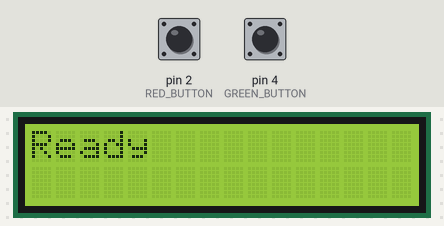
This sketch was run on a simulated Arduino Uno, built with avr-gcc and run on an emulated ATmega328P. Parts: 16×2 character LCD. The inputs (shaded band) are chosen by the test bench; at power-on: pin 4 (GREEN_BUTTON) HIGH, pin 2 (RED_BUTTON) HIGH.

Above: at 1.2 s.
1.3 s: pin 4 (GREEN_BUTTON) pulled LOW for 0.15 s
At 2.5 s:
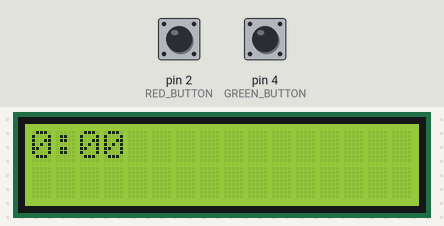
4.4 s: pin 2 (RED_BUTTON) pulled LOW for 0.15 s
At 4.8 s:
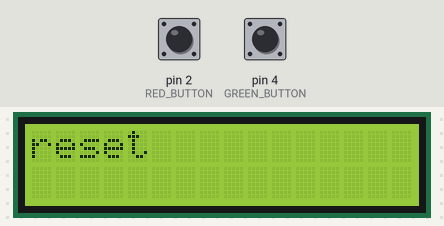
6.5 s: pin 4 (GREEN_BUTTON) pulled LOW for 1 s
At 6.76 s:
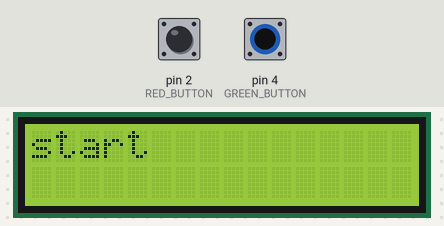
10.5 s: pin 4 (GREEN_BUTTON) pulled LOW for 0.15 s
At 10.9 s:
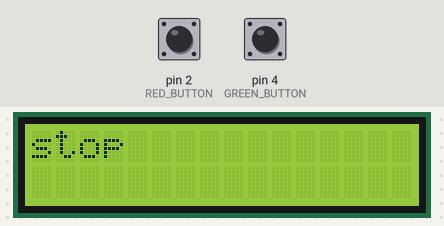
Timing chart, 0 to 13.5 s (numbered marks = the images above; inputs shaded):
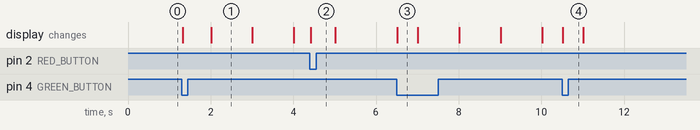

Measured:
- after the input at 1.3 s, the display: first changes at once (image 1 shows a later state)
- after the input at 4.4 s, the display: changes at once (image 2)
- after the input at 6.5 s, the display: changes at once (image 3)
- after the input at 10.5 s, the display: changes at once (image 4)
- what the display in image 1 shows lasts 1.0 s, from 2.0 s to 3.0 s
- what the display in image 3 shows lasts 0.5 s, from 6.5 s to 7.0 s

The sketch:

L02_03.ino
```cpp
// Napisz program, który będzie działał jako stoper elektroniczny,
// podając czas na wyświetlaczu LCD. Klawisz zielony uruchamia
// i zatrzymuje stoper. Klawisz czerwony zatrzymuje stoper jeśli działał,
// i resetuje wartość czasu do wartości 0. Precyzja pomiaru
// to 1 sekunda.

// na rzecz symulatora:
#include <LiquidCrystal_I2C.h>
LiquidCrystal_I2C lcd(0x27,16,2);

#define RED_BUTTON 2
#define GREEN_BUTTON 4
#define DEBOUNCE_BUTTON 10UL
#define DEBOUNCE_DISPLAY 1000UL

unsigned long last_time_break = 0UL;
unsigned long previous_time_sum = 0UL;
bool isTimerRunning = false;

void initButtons()
{
    pinMode(RED_BUTTON, INPUT_PULLUP);
    pinMode(GREEN_BUTTON, INPUT_PULLUP);
}

void initLCD()
{
  lcd.init();
  lcd.clear();
  lcd.backlight();
}

bool isButtonPressedTemplate(int button, int& debounced_button_state,
int& previous_reading, unsigned long& last_change_time)
{
    bool isPressed = false;

    int current_reading = digitalRead(button);

    if (previous_reading != current_reading)
    {
        last_change_time = millis();
    }

    if (millis() - last_change_time > DEBOUNCE_BUTTON)
    {
        if (current_reading != debounced_button_state)
        {
            if (debounced_button_state == HIGH && current_reading == LOW)
            {
                isPressed = true;
            }
            debounced_button_state = current_reading;
        }
    }

    previous_reading = current_reading;

    return isPressed;
}


bool isGreenButtonPressed() {
    static int debounced_button_state = HIGH;
    static int previous_reading = HIGH;
    static unsigned long last_change_time = 0UL;
    return isButtonPressedTemplate(GREEN_BUTTON, debounced_button_state,
    previous_reading, last_change_time);
}

bool isRedButtonPressed() {
    static int debounced_button_state = HIGH;
    static int previous_reading = HIGH;
    static unsigned long last_change_time = 0UL;
    return isButtonPressedTemplate(RED_BUTTON, debounced_button_state,
    previous_reading, last_change_time);
}

bool isButtonReliesedTemplate(int button, int& debounced_button_state,
int& previous_reading, unsigned long& last_change_time)
{
    bool isReliesed = false;

    int current_reading = digitalRead(button);

    if (previous_reading != current_reading)
    {
        last_change_time = millis();
    }

    if (millis() - last_change_time > DEBOUNCE_BUTTON)
    {
        if (current_reading != debounced_button_state)
        {
            if (debounced_button_state == LOW && current_reading == HIGH)
            {
                isReliesed = true;
            }
            debounced_button_state = current_reading;
        }
    }

    previous_reading = current_reading;

    return isReliesed;
}


bool isGreenButtonReliesed() {
    static int debounced_button_state = LOW;
    static int previous_reading = LOW;
    static unsigned long last_change_time = 0UL;
    return isButtonReliesedTemplate(GREEN_BUTTON, debounced_button_state,
    previous_reading, last_change_time);
}

bool isRedButtonReliesed() {
    static int debounced_button_state = LOW;
    static int previous_reading = LOW;
    static unsigned long last_change_time = 0UL;
    return isButtonReliesedTemplate(RED_BUTTON, debounced_button_state,
    previous_reading, last_change_time);
}


void setup() {
    initButtons();
    initLCD();
    lcd.clear();
    lcd.setCursor(0,0);
    lcd.print("Ready");
}

void displayString(String str_val) {
    lcd.clear();
    lcd.setCursor(0,0);
    lcd.print(str_val);
}

void displayValue(unsigned long current_time) {
  static unsigned long last_displayed = 0UL;
  if (last_displayed != current_time) {
    lcd.clear();
    lcd.setCursor(0,0);
    int secs = current_time/1000;
    int mins = secs/60;
    secs = secs - 60*mins;
    lcd.print(mins);
    lcd.print(":");
    if (secs < 10) {
      lcd.print(0);
    }
    lcd.print(secs);
    last_displayed = current_time;
  }

}

void displayUpdatedTime() {
  static unsigned long temp_measurement = 0UL;
  if (millis() - temp_measurement > DEBOUNCE_DISPLAY) {
    temp_measurement = millis();
    if (isTimerRunning) {
      displayValue(millis() - last_time_break + previous_time_sum);
    }
    else {
      displayValue(previous_time_sum);
    }
  }
}

void startTimer() {
  last_time_break = millis();
  isTimerRunning = true;
}

void stopTimer() {
  unsigned long last_measurement = millis() - last_time_break;
  previous_time_sum += last_measurement;
  isTimerRunning = false;
}

void resetTimer() {
  isTimerRunning = false;
  previous_time_sum = 0UL;
}

void loop() {
  static bool wasGreenReliesed = true;
  static bool wasRedReliesed = true;

  if (isGreenButtonPressed() && wasGreenReliesed) {
    isTimerRunning = !isTimerRunning;
    wasGreenReliesed = false;
    if(isTimerRunning) {
      startTimer();
      displayString("start");
    }
    else {
      stopTimer();
      displayString("stop");
    }
  }
  if (isGreenButtonReliesed()){
    wasGreenReliesed = true;
  }


  if (isRedButtonPressed() && wasRedReliesed) {
    wasRedReliesed = false;
    resetTimer();
    displayString("reset");
  }
  if (isRedButtonReliesed()) {
    wasRedReliesed = true;
  }

  displayUpdatedTime();
}
```
